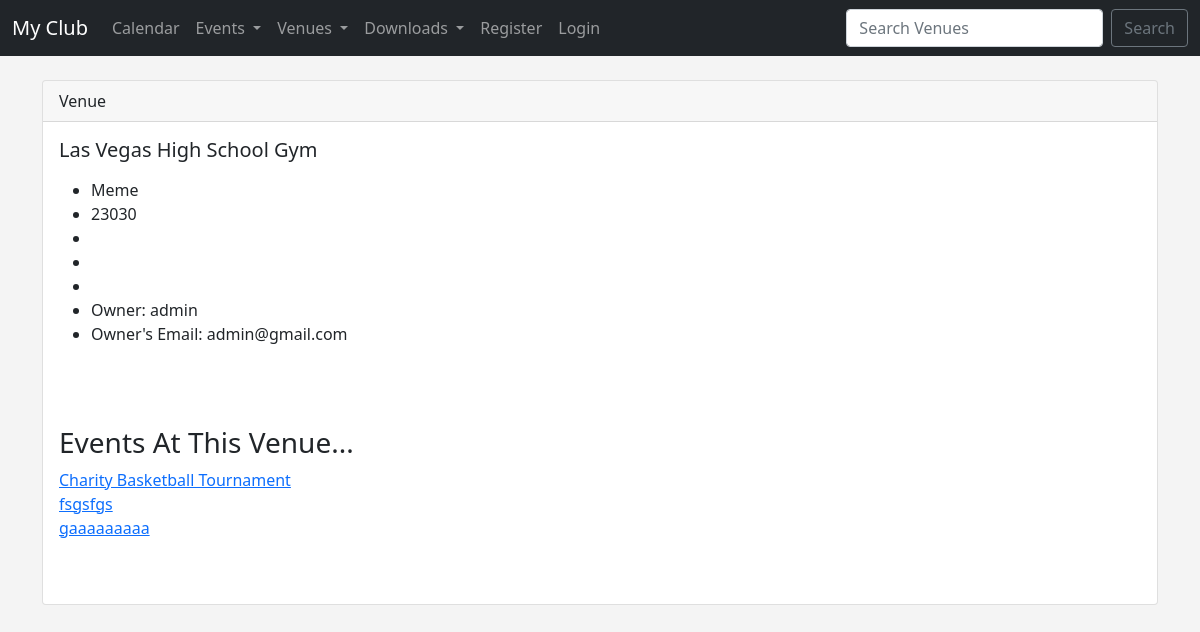
Screenshot of /show_venue/4 with the database file from the repository.
### events/models.py (models this page shows, shortened)
class Venue(models.Model):
    name = models.CharField('Venue Name', max_length=120)
    address = models.CharField(max_length=300)
    zip_code = models.CharField('Zip Code', max_length=15)
    phone = models.CharField('Contact Phone', max_length=25, blank=True)
    web = models.URLField('Website Address', blank=True)
    email_address = models.EmailField('Email Address', blank=True)
    owner = models.IntegerField('Venue Owner', blank=False, default=1)
    venue_image = models.ImageField(null=True, blank=True, upload_to="images/")
    def __str__(self):
        return self.name

class Event(models.Model):
    name = models.CharField('Event Name', max_length=120)
    event_date = models.DateTimeField('Event Date')
    venue = models.ForeignKey(Venue, blank=True, null=True, on_delete=models.CASCADE)
    manager = models.ForeignKey(User, blank=True, null=True, on_delete=models.SET_NULL)
    description = models.TextField(blank=True)
    attendees = models.ManyToManyField(MyClubUser, blank=True)
    approved = models.BooleanField('Approved', default=False)
    def __str__(self):
        return self.name

### events/views.py (the view)
# urls.py: path('show_venue/<venue_id>', views.show_venue, name='show-venue'),
def show_venue(request, venue_id):
    venue = Venue.objects.get(pk=venue_id)
    venue_owner = User.objects.get(pk=venue.owner)
    events = venue.event_set.all()
    return render(request, 'events/show_venue.html', {'venue': venue, 'venue_owner': venue_owner, 'events':events})

### events/templates/events/show_venue.html (shortened to what this page needs)
{% extends 'events/base.html' %}
{% block content %}
    <div class="card">
        <div class="card-header">
          Venue
        </div>
        <div class="card-body">
          <h5 class="card-title">{{ venue }}</h5>
          <p class="card-text">
            <ul>
                <li>{{ venue.address }}</li>
                <li>{{ venue.zip_code }}</li>
                <li>{{ venue.phone }}</li>
                <li>{{ venue.email_address }}</li>
                <li><a href="{{ venue.web }}">{{ venue.web }}</a></li>
                <li>Owner: {{ venue_owner }}</li>
                <li>Owner's Email: {{ venue_owner.email }}</li>
            </ul>
            <br/>
          </p>
        <br/>
        <h3>Events At This Venue...</h3>
        {% if events %}
        {% for event in events %}
            <a href="{% url 'show-event' event.id %}">{{event}}</a><br/>
        {% endfor %}
        <br/><br/>
        {% else %}
        No Events Scheduled At This Time.
        {% endif %}
        </div>
    </div>
{% endblock %}

### events/templates/events/base.html (style rules this page uses)
body { background: #f4f4f4; }

### rows the page displays
Venue: name "Las Vegas High School Gym", address "Meme", zip_code "23030"
Event: name "Charity Basketball Tournament"
Event: name "fsgsfgs"
Event: name "gaaaaaaaaa"

### other values shown
{{ venue_owner }} "admin"
{{ venue_owner.email }} "admin@gmail.com"
